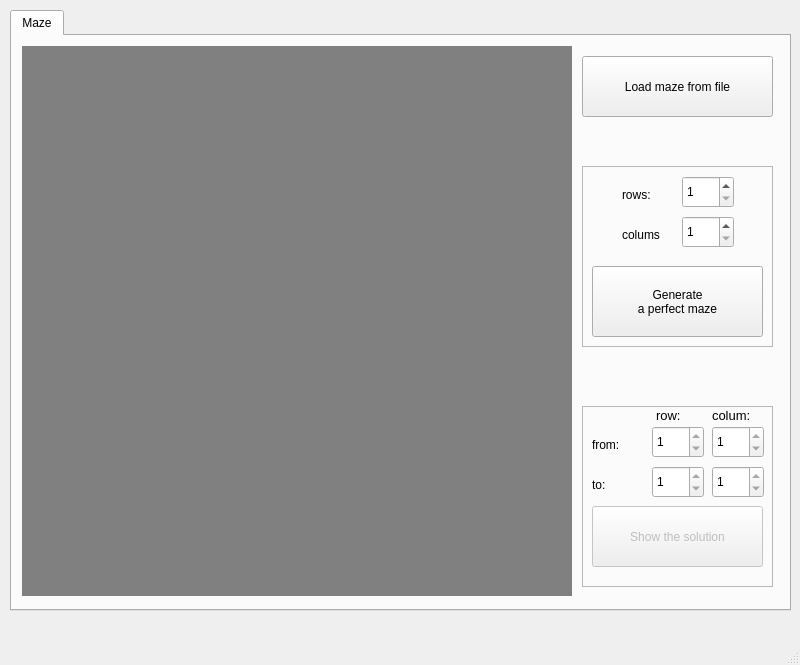
<?xml version="1.0" encoding="UTF-8"?>
<ui version="4.0">
 <class>MainWindow</class>
 <widget class="QMainWindow" name="MainWindow">
  <property name="geometry">
   <rect>
    <x>0</x>
    <y>0</y>
    <width>800</width>
    <height>665</height>
   </rect>
  </property>
  <property name="windowTitle">
   <string>MainWindow</string>
  </property>
  <property name="styleSheet">
   <string notr="true"/>
  </property>
  <widget class="QWidget" name="centralwidget">
   <widget class="QTabWidget" name="tabWidget">
    <property name="geometry">
     <rect>
      <x>10</x>
      <y>10</y>
      <width>781</width>
      <height>601</height>
     </rect>
    </property>
    <property name="autoFillBackground">
     <bool>true</bool>
    </property>
    <property name="styleSheet">
     <string notr="true"/>
    </property>
    <property name="currentIndex">
     <number>0</number>
    </property>
    <widget class="QWidget" name="tab_2">
     <attribute name="title">
      <string>Maze</string>
     </attribute>
     <widget class="QPushButton" name="pushButton_open">
      <property name="geometry">
       <rect>
        <x>570</x>
        <y>20</y>
        <width>191</width>
        <height>61</height>
       </rect>
      </property>
      <property name="text">
       <string>Load maze from file</string>
      </property>
     </widget>
     <widget class="QFrame" name="frame">
      <property name="geometry">
       <rect>
        <x>570</x>
        <y>130</y>
        <width>191</width>
        <height>181</height>
       </rect>
      </property>
      <property name="frameShape">
       <enum>QFrame::StyledPanel</enum>
      </property>
      <property name="frameShadow">
       <enum>QFrame::Raised</enum>
      </property>
      <widget class="QPushButton" name="pushButton_eller">
       <property name="geometry">
        <rect>
         <x>10</x>
         <y>100</y>
         <width>171</width>
         <height>71</height>
        </rect>
       </property>
       <property name="text">
        <string>Generate 
a perfect maze</string>
       </property>
      </widget>
      <widget class="QLabel" name="label_2">
       <property name="geometry">
        <rect>
         <x>40</x>
         <y>60</y>
         <width>58</width>
         <height>18</height>
        </rect>
       </property>
       <property name="text">
        <string>colums</string>
       </property>
      </widget>
      <widget class="QSpinBox" name="spinBox_rows">
       <property name="geometry">
        <rect>
         <x>100</x>
         <y>10</y>
         <width>52</width>
         <height>32</height>
        </rect>
       </property>
       <property name="minimum">
        <number>1</number>
       </property>
       <property name="maximum">
        <number>50</number>
       </property>
      </widget>
      <widget class="QLabel" name="label">
       <property name="geometry">
        <rect>
         <x>40</x>
         <y>20</y>
         <width>58</width>
         <height>18</height>
        </rect>
       </property>
       <property name="text">
        <string>rows:</string>
       </property>
      </widget>
      <widget class="QSpinBox" name="spinBox_cols">
       <property name="geometry">
        <rect>
         <x>100</x>
         <y>50</y>
         <width>52</width>
         <height>32</height>
        </rect>
       </property>
       <property name="minimum">
        <number>1</number>
       </property>
       <property name="maximum">
        <number>50</number>
       </property>
      </widget>
     </widget>
     <widget class="Painter" name="widget" native="true">
      <property name="geometry">
       <rect>
        <x>10</x>
        <y>10</y>
        <width>550</width>
        <height>550</height>
       </rect>
      </property>
      <property name="styleSheet">
       <string notr="true">background: gray</string>
      </property>
     </widget>
     <widget class="QFrame" name="frame_2">
      <property name="geometry">
       <rect>
        <x>570</x>
        <y>370</y>
        <width>191</width>
        <height>181</height>
       </rect>
      </property>
      <property name="frameShape">
       <enum>QFrame::StyledPanel</enum>
      </property>
      <property name="frameShadow">
       <enum>QFrame::Raised</enum>
      </property>
      <widget class="QPushButton" name="pushButton_path">
       <property name="enabled">
        <bool>false</bool>
       </property>
       <property name="geometry">
        <rect>
         <x>10</x>
         <y>100</y>
         <width>171</width>
         <height>61</height>
        </rect>
       </property>
       <property name="text">
        <string>Show the solution</string>
       </property>
      </widget>
      <widget class="QSpinBox" name="spinBox_from_row">
       <property name="geometry">
        <rect>
         <x>70</x>
         <y>20</y>
         <width>52</width>
         <height>32</height>
        </rect>
       </property>
       <property name="minimum">
        <number>1</number>
       </property>
       <property name="maximum">
        <number>1</number>
       </property>
      </widget>
      <widget class="QSpinBox" name="spinBox_from_col">
       <property name="geometry">
        <rect>
         <x>130</x>
         <y>20</y>
         <width>52</width>
         <height>32</height>
        </rect>
       </property>
       <property name="minimum">
        <number>1</number>
       </property>
       <property name="maximum">
        <number>1</number>
       </property>
      </widget>
      <widget class="QLabel" name="label_10">
       <property name="geometry">
        <rect>
         <x>10</x>
         <y>30</y>
         <width>58</width>
         <height>18</height>
        </rect>
       </property>
       <property name="text">
        <string>from:</string>
       </property>
      </widget>
      <widget class="QLabel" name="label_11">
       <property name="geometry">
        <rect>
         <x>10</x>
         <y>70</y>
         <width>58</width>
         <height>18</height>
        </rect>
       </property>
       <property name="text">
        <string>to:</string>
       </property>
      </widget>
      <widget class="QSpinBox" name="spinBox_to_row">
       <property name="geometry">
        <rect>
         <x>70</x>
         <y>60</y>
         <width>52</width>
         <height>32</height>
        </rect>
       </property>
       <property name="minimum">
        <number>1</number>
       </property>
       <property name="maximum">
        <number>1</number>
       </property>
      </widget>
      <widget class="QSpinBox" name="spinBox_to_col">
       <property name="geometry">
        <rect>
         <x>130</x>
         <y>60</y>
         <width>52</width>
         <height>32</height>
        </rect>
       </property>
       <property name="minimum">
        <number>1</number>
       </property>
       <property name="maximum">
        <number>1</number>
       </property>
      </widget>
      <widget class="QLabel" name="label_8">
       <property name="geometry">
        <rect>
         <x>74</x>
         <y>0</y>
         <width>31</width>
         <height>18</height>
        </rect>
       </property>
       <property name="font">
        <font>
         <pointsize>10</pointsize>
        </font>
       </property>
       <property name="text">
        <string>row:</string>
       </property>
      </widget>
      <widget class="QLabel" name="label_9">
       <property name="geometry">
        <rect>
         <x>130</x>
         <y>0</y>
         <width>58</width>
         <height>18</height>
        </rect>
       </property>
       <property name="font">
        <font>
         <pointsize>10</pointsize>
        </font>
       </property>
       <property name="text">
        <string>colum:</string>
       </property>
      </widget>
     </widget>
    </widget>
   </widget>
  </widget>
  <widget class="QMenuBar" name="menubar">
   <property name="geometry">
    <rect>
     <x>0</x>
     <y>0</y>
     <width>800</width>
     <height>24</height>
    </rect>
   </property>
  </widget>
  <widget class="QStatusBar" name="statusbar"/>
 </widget>
 <customwidgets>
  <customwidget>
   <class>Painter</class>
   <extends>QWidget</extends>
   <header location="global">painter.h</header>
   <container>1</container>
  </customwidget>
 </customwidgets>
 <resources/>
 <connections/>
</ui>
